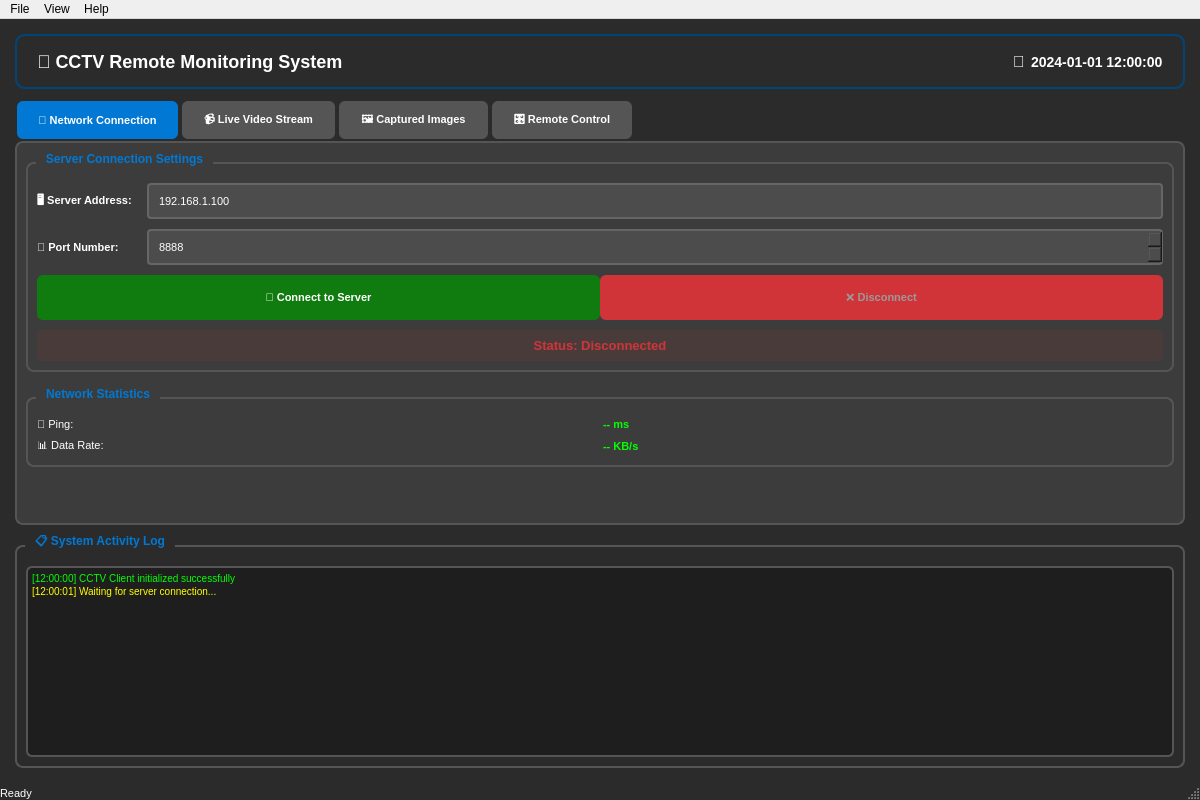
<?xml version="1.0" encoding="UTF-8"?>
<ui version="4.0">
 <class>MainWindow</class>
 <widget class="QMainWindow" name="MainWindow">
  <property name="geometry">
   <rect>
    <x>0</x>
    <y>0</y>
    <width>1200</width>
    <height>800</height>
   </rect>
  </property>
  <property name="windowTitle">
   <string>CCTV Remote Client - Professional Monitoring System</string>
  </property>
  <property name="windowIcon">
   <iconset>
    <normaloff>:/icons/camera.png</normaloff>:/icons/camera.png</iconset>
  </property>
  <property name="styleSheet">
   <string notr="true">/* 메인 윈도우 스타일 */
QMainWindow {
    background-color: #2b2b2b;
    color: #ffffff;
}

/* 탭 위젯 스타일 */
QTabWidget::pane {
    border: 2px solid #555555;
    background-color: #3c3c3c;
    border-radius: 8px;
}

QTabWidget::tab-bar {
    alignment: center;
}

QTabBar::tab {
    background-color: #555555;
    color: #ffffff;
    padding: 12px 20px;
    margin: 2px;
    border-radius: 6px;
    font-weight: bold;
    font-size: 11px;
}

QTabBar::tab:selected {
    background-color: #0078d4;
    color: #ffffff;
}

QTabBar::tab:hover {
    background-color: #666666;
}

/* 그룹박스 스타일 */
QGroupBox {
    font-weight: bold;
    font-size: 12px;
    color: #ffffff;
    border: 2px solid #555555;
    border-radius: 8px;
    margin-top: 10px;
    padding-top: 10px;
}

QGroupBox::title {
    subcontrol-origin: margin;
    left: 10px;
    padding: 0 8px 0 8px;
    color: #0078d4;
}

/* 버튼 스타일 */
QPushButton {
    background-color: #0078d4;
    border: none;
    color: white;
    padding: 10px 16px;
    font-size: 11px;
    font-weight: bold;
    border-radius: 6px;
    min-height: 25px;
}

QPushButton:hover {
    background-color: #106ebe;
}

QPushButton:pressed {
    background-color: #005a9e;
}

QPushButton:disabled {
    background-color: #666666;
    color: #999999;
}

/* 특별한 버튼들 */
QPushButton#connectButton {
    background-color: #107c10;
}

QPushButton#connectButton:hover {
    background-color: #0e6e0e;
}

QPushButton#disconnectButton {
    background-color: #d13438;
}

QPushButton#disconnectButton:hover {
    background-color: #b52d32;
}

/* LCD 제어 버튼들 */
QPushButton[objectName*=&quot;lcd&quot;] {
    background-color: #ff8c00;
    min-height: 40px;
    font-size: 12px;
}

QPushButton[objectName*=&quot;lcd&quot;]:hover {
    background-color: #ff7700;
}

/* 입력 필드 스타일 */
QLineEdit, QSpinBox {
    background-color: #4c4c4c;
    border: 2px solid #666666;
    border-radius: 4px;
    padding: 8px;
    color: #ffffff;
    font-size: 11px;
}

QLineEdit:focus, QSpinBox:focus {
    border-color: #0078d4;
}

/* 라벨 스타일 */
QLabel {
    color: #ffffff;
    font-size: 11px;
}

QLabel[objectName*=&quot;status&quot;] {
    font-weight: bold;
    font-size: 12px;
}

QLabel[objectName*=&quot;title&quot;] {
    font-size: 14px;
    font-weight: bold;
    color: #0078d4;
}

/* 텍스트 에디트 (로그) 스타일 */
QTextEdit {
    background-color: #1e1e1e;
    border: 2px solid #555555;
    border-radius: 6px;
    color: #ffffff;
    font-family: 'Consolas', 'Monaco', monospace;
    font-size: 10px;
}

/* 슬라이더 스타일 */
QSlider::groove:horizontal {
    border: 1px solid #999999;
    height: 8px;
    background: #4c4c4c;
    border-radius: 4px;
}

QSlider::handle:horizontal {
    background: #0078d4;
    border: 1px solid #5c5c5c;
    width: 18px;
    margin: -2px 0;
    border-radius: 9px;
}

QSlider::handle:horizontal:hover {
    background: #106ebe;
}

/* 스크롤 영역 스타일 */
QScrollArea {
    border: 2px solid #555555;
    border-radius: 6px;
    background-color: #2b2b2b;
}

QScrollBar:vertical {
    background: #3c3c3c;
    width: 12px;
    border-radius: 6px;
}

QScrollBar::handle:vertical {
    background: #0078d4;
    border-radius: 6px;
    min-height: 20px;
}

QScrollBar::handle:vertical:hover {
    background: #106ebe;
}</string>
  </property>
  <widget class="QWidget" name="centralwidget">
   <layout class="QVBoxLayout" name="mainVerticalLayout">
    <property name="spacing">
     <number>10</number>
    </property>
    <property name="leftMargin">
     <number>15</number>
    </property>
    <property name="topMargin">
     <number>15</number>
    </property>
    <property name="rightMargin">
     <number>15</number>
    </property>
    <property name="bottomMargin">
     <number>10</number>
    </property>
    <item>
     <widget class="QFrame" name="headerFrame">
      <property name="styleSheet">
       <string notr="true">QFrame#headerFrame {
    background: qlineargradient(x1: 0, y1: 0, x2: 1, y2: 0,
                               stop: 0 #0078d4, stop: 1 #005a9e);
    border-radius: 10px;
    border: 2px solid #004578;
}</string>
      </property>
      <property name="frameShape">
       <enum>QFrame::Shape::StyledPanel</enum>
      </property>
      <layout class="QHBoxLayout" name="headerLayout">
       <property name="leftMargin">
        <number>20</number>
       </property>
       <property name="topMargin">
        <number>15</number>
       </property>
       <property name="rightMargin">
        <number>20</number>
       </property>
       <property name="bottomMargin">
        <number>15</number>
       </property>
       <item>
        <widget class="QLabel" name="titleLabel">
         <property name="styleSheet">
          <string notr="true">QLabel {
    color: #ffffff;
    font-size: 18px;
    font-weight: bold;
}</string>
         </property>
         <property name="text">
          <string>🎥 CCTV Remote Monitoring System</string>
         </property>
        </widget>
       </item>
       <item>
        <spacer name="headerSpacer">
         <property name="orientation">
          <enum>Qt::Orientation::Horizontal</enum>
         </property>
         <property name="sizeHint" stdset="0">
          <size>
           <width>40</width>
           <height>20</height>
          </size>
         </property>
        </spacer>
       </item>
       <item>
        <widget class="QLabel" name="connectionStatusIcon">
         <property name="styleSheet">
          <string notr="true">font-size: 16px;</string>
         </property>
         <property name="text">
          <string>🔴</string>
         </property>
        </widget>
       </item>
       <item>
        <widget class="QLabel" name="dateTimeLabel">
         <property name="styleSheet">
          <string notr="true">QLabel {
    color: #ffffff;
    font-size: 14px;
    font-weight: bold;
    font-family: 'Courier New', monospace;
}</string>
         </property>
         <property name="text">
          <string>2024-01-01 12:00:00</string>
         </property>
        </widget>
       </item>
      </layout>
     </widget>
    </item>
    <item>
     <widget class="QTabWidget" name="mainTabWidget">
      <property name="currentIndex">
       <number>0</number>
      </property>
      <widget class="QWidget" name="networkTab">
       <attribute name="title">
        <string>🌐 Network Connection</string>
       </attribute>
       <layout class="QVBoxLayout" name="networkTabLayout">
        <property name="spacing">
         <number>15</number>
        </property>
        <item>
         <widget class="QGroupBox" name="connectionGroupBox">
          <property name="title">
           <string>Server Connection Settings</string>
          </property>
          <layout class="QGridLayout" name="connectionGridLayout">
           <property name="horizontalSpacing">
            <number>15</number>
           </property>
           <property name="verticalSpacing">
            <number>10</number>
           </property>
           <item row="0" column="0">
            <widget class="QLabel" name="hostLabel">
             <property name="styleSheet">
              <string notr="true">font-weight: bold;</string>
             </property>
             <property name="text">
              <string>🖥️ Server Address:</string>
             </property>
            </widget>
           </item>
           <item row="0" column="1">
            <widget class="QLineEdit" name="hostLineEdit">
             <property name="text">
              <string>192.168.1.100</string>
             </property>
             <property name="placeholderText">
              <string>Enter Raspberry Pi IP address (e.g., 192.168.1.100)</string>
             </property>
            </widget>
           </item>
           <item row="1" column="0">
            <widget class="QLabel" name="portLabel">
             <property name="styleSheet">
              <string notr="true">font-weight: bold;</string>
             </property>
             <property name="text">
              <string>🔌 Port Number:</string>
             </property>
            </widget>
           </item>
           <item row="1" column="1">
            <widget class="QSpinBox" name="portSpinBox">
             <property name="minimum">
              <number>1</number>
             </property>
             <property name="maximum">
              <number>65535</number>
             </property>
             <property name="value">
              <number>8888</number>
             </property>
            </widget>
           </item>
           <item row="2" column="0" colspan="2">
            <layout class="QHBoxLayout" name="connectionButtonLayout">
             <item>
              <widget class="QPushButton" name="connectButton">
               <property name="text">
                <string>🔗 Connect to Server</string>
               </property>
              </widget>
             </item>
             <item>
              <widget class="QPushButton" name="disconnectButton">
               <property name="enabled">
                <bool>false</bool>
               </property>
               <property name="text">
                <string>❌ Disconnect</string>
               </property>
              </widget>
             </item>
            </layout>
           </item>
           <item row="3" column="0" colspan="2">
            <widget class="QLabel" name="connectionStatusLabel">
             <property name="styleSheet">
              <string notr="true">QLabel {
    color: #d13438;
    font-weight: bold;
    font-size: 13px;
    padding: 8px;
    background-color: rgba(209, 52, 56, 0.1);
    border-radius: 4px;
}</string>
             </property>
             <property name="text">
              <string>Status: Disconnected</string>
             </property>
             <property name="alignment">
              <set>Qt::AlignmentFlag::AlignCenter</set>
             </property>
            </widget>
           </item>
          </layout>
         </widget>
        </item>
        <item>
         <widget class="QGroupBox" name="networkStatsGroupBox">
          <property name="title">
           <string>Network Statistics</string>
          </property>
          <layout class="QGridLayout" name="statsGridLayout">
           <item row="0" column="0">
            <widget class="QLabel" name="pingLabel">
             <property name="text">
              <string>📡 Ping:</string>
             </property>
            </widget>
           </item>
           <item row="0" column="1">
            <widget class="QLabel" name="pingValueLabel">
             <property name="styleSheet">
              <string notr="true">color: #00ff00; font-weight: bold;</string>
             </property>
             <property name="text">
              <string>-- ms</string>
             </property>
            </widget>
           </item>
           <item row="1" column="0">
            <widget class="QLabel" name="dataRateLabel">
             <property name="text">
              <string>📊 Data Rate:</string>
             </property>
            </widget>
           </item>
           <item row="1" column="1">
            <widget class="QLabel" name="dataRateValueLabel">
             <property name="styleSheet">
              <string notr="true">color: #00ff00; font-weight: bold;</string>
             </property>
             <property name="text">
              <string>-- KB/s</string>
             </property>
            </widget>
           </item>
          </layout>
         </widget>
        </item>
        <item>
         <spacer name="networkTabSpacer">
          <property name="orientation">
           <enum>Qt::Orientation::Vertical</enum>
          </property>
          <property name="sizeHint" stdset="0">
           <size>
            <width>20</width>
            <height>40</height>
           </size>
          </property>
         </spacer>
        </item>
       </layout>
      </widget>
      <widget class="QWidget" name="videoTab">
       <attribute name="title">
        <string>📹 Live Video Stream</string>
       </attribute>
       <layout class="QVBoxLayout" name="videoTabLayout">
        <item>
         <widget class="QFrame" name="videoFrame">
          <property name="styleSheet">
           <string notr="true">QFrame#videoFrame {
    background-color: #000000;
    border: 3px solid #555555;
    border-radius: 10px;
}</string>
          </property>
          <property name="frameShape">
           <enum>QFrame::Shape::StyledPanel</enum>
          </property>
          <layout class="QVBoxLayout" name="videoFrameLayout">
           <item>
            <widget class="QLabel" name="videoLabel">
             <property name="styleSheet">
              <string notr="true">QLabel {
    color: #888888;
    font-size: 16px;
    font-weight: bold;
    background-color: transparent;
}</string>
             </property>
             <property name="text">
              <string>📺 No Video Stream
Click 'Start Streaming' to begin</string>
             </property>
             <property name="scaledContents">
              <bool>true</bool>
             </property>
             <property name="alignment">
              <set>Qt::AlignmentFlag::AlignCenter</set>
             </property>
            </widget>
           </item>
          </layout>
         </widget>
        </item>
        <item>
         <widget class="QGroupBox" name="videoControlGroupBox">
          <property name="title">
           <string>Video Stream Controls</string>
          </property>
          <layout class="QHBoxLayout" name="videoControlLayout">
           <item>
            <widget class="QPushButton" name="startStreamButton">
             <property name="styleSheet">
              <string notr="true">QPushButton {
    background-color: #107c10;
    min-height: 35px;
    font-size: 12px;
}
QPushButton:hover {
    background-color: #0e6e0e;
}</string>
             </property>
             <property name="text">
              <string>▶️ Start Streaming</string>
             </property>
            </widget>
           </item>
           <item>
            <widget class="QPushButton" name="stopStreamButton">
             <property name="enabled">
              <bool>false</bool>
             </property>
             <property name="styleSheet">
              <string notr="true">QPushButton {
    background-color: #d13438;
    min-height: 35px;
    font-size: 12px;
}
QPushButton:hover {
    background-color: #b52d32;
}</string>
             </property>
             <property name="text">
              <string>⏹️ Stop Streaming</string>
             </property>
            </widget>
           </item>
           <item>
            <spacer name="videoControlSpacer">
             <property name="orientation">
              <enum>Qt::Orientation::Horizontal</enum>
             </property>
             <property name="sizeHint" stdset="0">
              <size>
               <width>40</width>
               <height>20</height>
              </size>
             </property>
            </spacer>
           </item>
           <item>
            <widget class="QLabel" name="videoStatusLabel">
             <property name="styleSheet">
              <string notr="true">QLabel {
    color: #d13438;
    font-weight: bold;
    padding: 8px;
    background-color: rgba(209, 52, 56, 0.1);
    border-radius: 4px;
}</string>
             </property>
             <property name="text">
              <string>Status: Stopped</string>
             </property>
            </widget>
           </item>
           <item>
            <widget class="QLabel" name="fpsLabel">
             <property name="styleSheet">
              <string notr="true">QLabel {
    color: #0078d4;
    font-weight: bold;
    padding: 8px;
    background-color: rgba(0, 120, 212, 0.1);
    border-radius: 4px;
}</string>
             </property>
             <property name="text">
              <string>FPS: 0</string>
             </property>
            </widget>
           </item>
          </layout>
         </widget>
        </item>
       </layout>
      </widget>
      <widget class="QWidget" name="imageTab">
       <attribute name="title">
        <string>🖼️ Captured Images</string>
       </attribute>
       <layout class="QVBoxLayout" name="imageTabLayout">
        <item>
         <widget class="QLabel" name="imageTabPlaceholder">
          <property name="styleSheet">
           <string notr="true">color: #888888; font-size: 14px;</string>
          </property>
          <property name="text">
           <string>📷 Image Viewer will be loaded here programmatically</string>
          </property>
          <property name="alignment">
           <set>Qt::AlignmentFlag::AlignCenter</set>
          </property>
         </widget>
        </item>
       </layout>
      </widget>
      <widget class="QWidget" name="controlTab">
       <attribute name="title">
        <string>🎛️ Remote Control</string>
       </attribute>
       <layout class="QVBoxLayout" name="controlTabLayout">
        <property name="spacing">
         <number>20</number>
        </property>
        <item>
         <widget class="QGroupBox" name="captureGroupBox">
          <property name="title">
           <string>Image Capture Control</string>
          </property>
          <layout class="QVBoxLayout" name="captureLayout">
           <item>
            <widget class="QPushButton" name="captureButton">
             <property name="styleSheet">
              <string notr="true">QPushButton {
    background-color: #8a2be2;
    min-height: 45px;
    font-size: 14px;
    font-weight: bold;
}
QPushButton:hover {
    background-color: #7b1fa2;
}</string>
             </property>
             <property name="text">
              <string>📸 Capture Image from Server</string>
             </property>
            </widget>
           </item>
          </layout>
         </widget>
        </item>
        <item>
         <widget class="QGroupBox" name="lcdGroupBox">
          <property name="title">
           <string>LCD Display Control Panel</string>
          </property>
          <layout class="QGridLayout" name="lcdGridLayout">
           <property name="spacing">
            <number>15</number>
           </property>
           <item row="0" column="0">
            <widget class="QPushButton" name="lcd1Button">
             <property name="styleSheet">
              <string notr="true">QPushButton {
    background-color: #ff6b35;
    min-height: 50px;
    font-size: 13px;
    font-weight: bold;
    border-radius: 8px;
}
QPushButton:hover {
    background-color: #e55a2b;
}</string>
             </property>
             <property name="text">
              <string>💡 LCD 1 (OFF)</string>
             </property>
            </widget>
           </item>
           <item row="0" column="1">
            <widget class="QPushButton" name="lcd2Button">
             <property name="styleSheet">
              <string notr="true">QPushButton {
    background-color: #ff6b35;
    min-height: 50px;
    font-size: 13px;
    font-weight: bold;
    border-radius: 8px;
}
QPushButton:hover {
    background-color: #e55a2b;
}</string>
             </property>
             <property name="text">
              <string>💡 LCD 2 (OFF)</string>
             </property>
            </widget>
           </item>
           <item row="1" column="0">
            <widget class="QPushButton" name="lcd3Button">
             <property name="styleSheet">
              <string notr="true">QPushButton {
    background-color: #ff6b35;
    min-height: 50px;
    font-size: 13px;
    font-weight: bold;
    border-radius: 8px;
}
QPushButton:hover {
    background-color: #e55a2b;
}</string>
             </property>
             <property name="text">
              <string>💡 LCD 3 (OFF)</string>
             </property>
            </widget>
           </item>
           <item row="1" column="1">
            <widget class="QPushButton" name="lcd4Button">
             <property name="styleSheet">
              <string notr="true">QPushButton {
    background-color: #ff6b35;
    min-height: 50px;
    font-size: 13px;
    font-weight: bold;
    border-radius: 8px;
}
QPushButton:hover {
    background-color: #e55a2b;
}</string>
             </property>
             <property name="text">
              <string>💡 LCD 4 (OFF)</string>
             </property>
            </widget>
           </item>
          </layout>
         </widget>
        </item>
        <item>
         <spacer name="controlTabSpacer">
          <property name="orientation">
           <enum>Qt::Orientation::Vertical</enum>
          </property>
          <property name="sizeHint" stdset="0">
           <size>
            <width>20</width>
            <height>40</height>
           </size>
          </property>
         </spacer>
        </item>
       </layout>
      </widget>
     </widget>
    </item>
    <item>
     <widget class="QGroupBox" name="logGroupBox">
      <property name="title">
       <string>📋 System Activity Log</string>
      </property>
      <layout class="QVBoxLayout" name="logLayout">
       <item>
        <widget class="QTextEdit" name="logTextEdit">
         <property name="readOnly">
          <bool>true</bool>
         </property>
         <property name="html">
          <string>&lt;!DOCTYPE HTML PUBLIC &quot;-//W3C//DTD HTML 4.0//EN&quot; &quot;http://www.w3.org/TR/REC-html40/strict.dtd&quot;&gt;
&lt;html&gt;&lt;head&gt;&lt;meta name=&quot;qrichtext&quot; content=&quot;1&quot; /&gt;&lt;meta charset=&quot;utf-8&quot; /&gt;&lt;style type=&quot;text/css&quot;&gt;
p, li { white-space: pre-wrap; }
hr { height: 1px; border-width: 0; }
li.unchecked::marker { content: &quot;\2610&quot;; }
li.checked::marker { content: &quot;\2612&quot;; }
&lt;/style&gt;&lt;/head&gt;&lt;body style=&quot; font-family:'Consolas','Monaco','monospace'; font-size:10px; font-weight:400; font-style:normal;&quot;&gt;
&lt;p style=&quot; margin-top:0px; margin-bottom:0px; margin-left:0px; margin-right:0px; -qt-block-indent:0; text-indent:0px;&quot;&gt;&lt;span style=&quot; color:#00ff00;&quot;&gt;[12:00:00] CCTV Client initialized successfully&lt;/span&gt;&lt;/p&gt;
&lt;p style=&quot; margin-top:0px; margin-bottom:0px; margin-left:0px; margin-right:0px; -qt-block-indent:0; text-indent:0px;&quot;&gt;&lt;span style=&quot; color:#ffff00;&quot;&gt;[12:00:01] Waiting for server connection...&lt;/span&gt;&lt;/p&gt;&lt;/body&gt;&lt;/html&gt;</string>
         </property>
        </widget>
       </item>
      </layout>
     </widget>
    </item>
   </layout>
  </widget>
  <widget class="QMenuBar" name="menubar">
   <property name="geometry">
    <rect>
     <x>0</x>
     <y>0</y>
     <width>1200</width>
     <height>26</height>
    </rect>
   </property>
   <widget class="QMenu" name="menuFile">
    <property name="title">
     <string>File</string>
    </property>
    <addaction name="actionSave_Settings"/>
    <addaction name="actionLoad_Settings"/>
    <addaction name="separator"/>
    <addaction name="actionExit"/>
   </widget>
   <widget class="QMenu" name="menuView">
    <property name="title">
     <string>View</string>
    </property>
    <addaction name="actionFullscreen"/>
    <addaction name="actionShow_Log"/>
   </widget>
   <widget class="QMenu" name="menuHelp">
    <property name="title">
     <string>Help</string>
    </property>
    <addaction name="actionAbout"/>
    <addaction name="actionUser_Manual"/>
   </widget>
   <addaction name="menuFile"/>
   <addaction name="menuView"/>
   <addaction name="menuHelp"/>
  </widget>
  <widget class="QStatusBar" name="statusbar">
   <widget class="QLabel" name="statusBarLabel">
    <property name="geometry">
     <rect>
      <x>0</x>
      <y>0</y>
      <width>100</width>
      <height>30</height>
     </rect>
    </property>
    <property name="text">
     <string>Ready</string>
    </property>
   </widget>
  </widget>
  <action name="actionSave_Settings">
   <property name="text">
    <string>Save Settings</string>
   </property>
   <property name="shortcut">
    <string>Ctrl+S</string>
   </property>
  </action>
  <action name="actionLoad_Settings">
   <property name="text">
    <string>Load Settings</string>
   </property>
   <property name="shortcut">
    <string>Ctrl+O</string>
   </property>
  </action>
  <action name="actionExit">
   <property name="text">
    <string>Exit</string>
   </property>
   <property name="shortcut">
    <string>Ctrl+Q</string>
   </property>
  </action>
  <action name="actionFullscreen">
   <property name="text">
    <string>Fullscreen</string>
   </property>
   <property name="shortcut">
    <string>F11</string>
   </property>
  </action>
  <action name="actionShow_Log">
   <property name="text">
    <string>Show/Hide Log</string>
   </property>
   <property name="shortcut">
    <string>Ctrl+L</string>
   </property>
  </action>
  <action name="actionAbout">
   <property name="text">
    <string>About</string>
   </property>
  </action>
  <action name="actionUser_Manual">
   <property name="text">
    <string>User Manual</string>
   </property>
   <property name="shortcut">
    <string>F1</string>
   </property>
  </action>
 </widget>
 <resources/>
 <connections/>
</ui>
